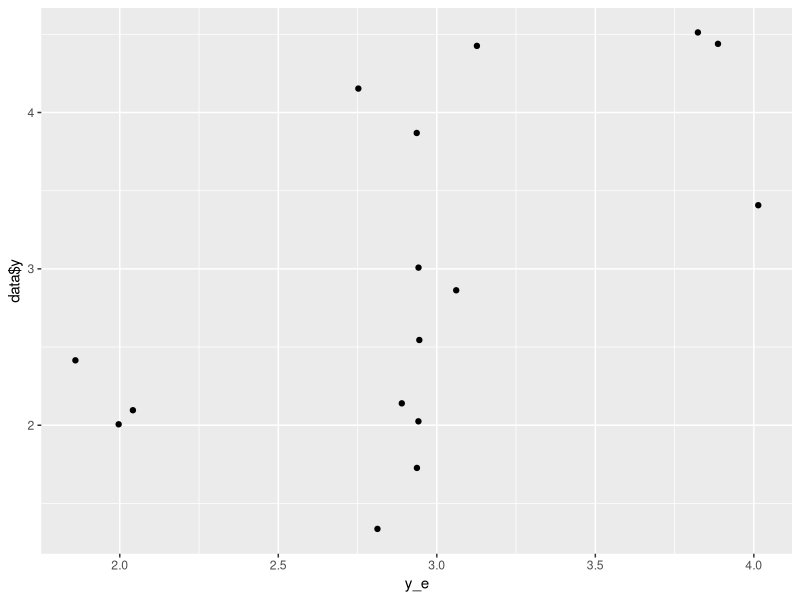

Reproduce this figure in R.

library(readr)
library(tidyverse)
data = read.csv("tekst_1.csv",sep = "",header = TRUE)


model = lm(data$y ~ data$x1 + data$x2 +  data$x3)


info = function(x_1,x_2,x_3) {
  b_0 = model$coefficients[1]
  b_1 = model$coefficients[2]
  b_2 = model$coefficients[3]
  b_3 = model$coefficients[4]
  return (b_0 + b_1 * x_1 + b_2 *x_2 + b_3*x_3)

}


y_e = (info(data$x1,data$x2,data$x3))
ggplot() + geom_point(aes(x = y_e, y = data$y)) 

cor(y_e,data$y) #denne er lik som korrelasjonen vi får i plottet vårt!
